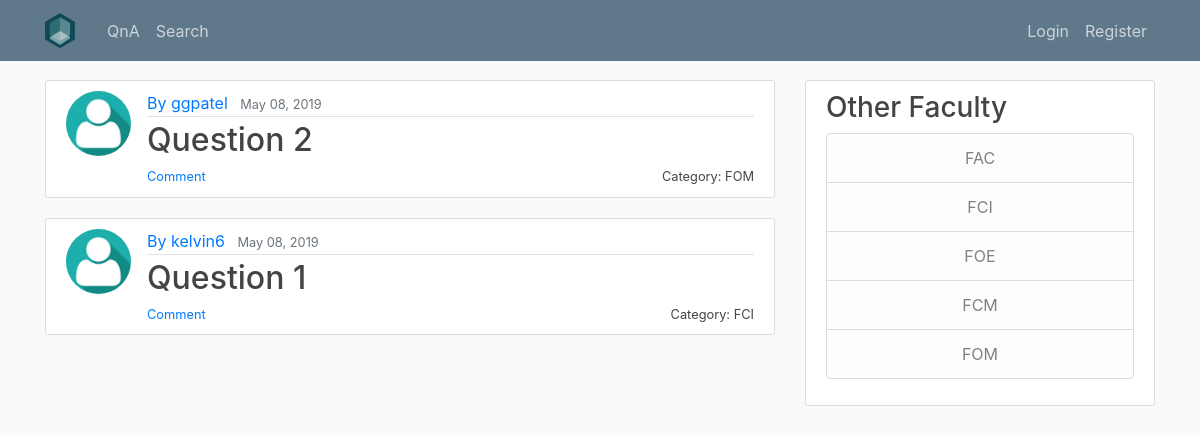
The page /QnA/ on the database as committed earlier.
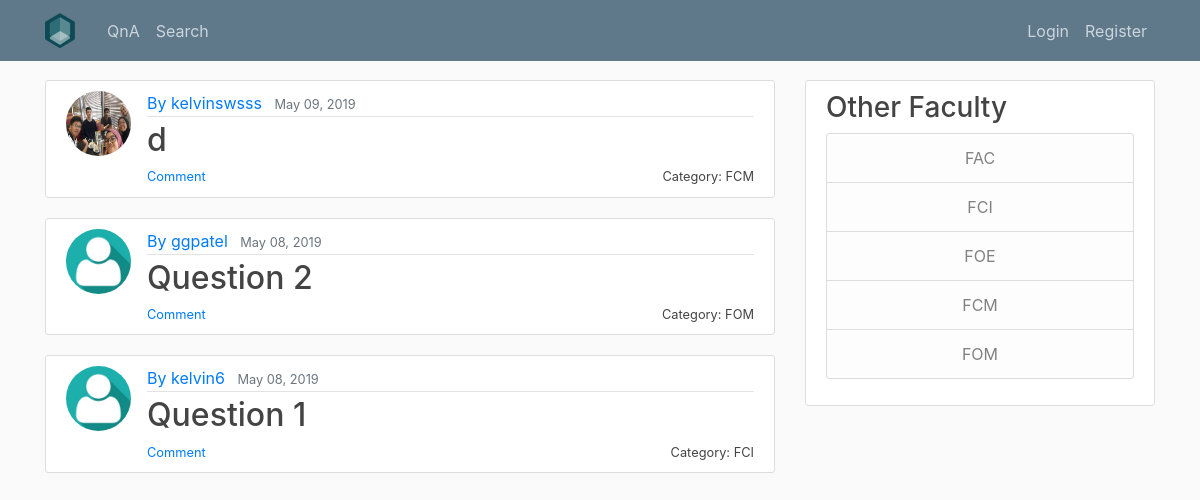
The same page on the database as committed later.
### QnA/models.py (models this page shows, shortened)
class question (models.Model):
    title = models.CharField(max_length=100) #use charfield to limit user input
    liked_by = models.ManyToManyField(User,related_name='liked_by_question',blank = True)
    like = models.IntegerField(default=0)
    slug = models.SlugField(max_length=100)
    content = models.TextField() #use TextField if there is no limit for the content
    date_published = models.DateTimeField(default=timezone.now) #auto-select the current time
    category = models.ForeignKey(category,on_delete=models.CASCADE)
    author = models.ForeignKey(User, on_delete=models.CASCADE) #if the user is deleted the question will be deleted

class category (models.Model):
    category = models.CharField(max_length=100)
    slug = models.SlugField(max_length=100,unique=True)
    def __str__(self):
        return self.category

### users/models.py (models this page shows, shortened)
class Profile(models.Model):
    user = models.OneToOneField(User, on_delete=models.CASCADE)
    image = models.ImageField(default="default.png", upload_to="profile_pics")

### QnA/views.py (the view)
# urls.py: path("QnA/", QuestionListView.as_view(), name="qna"),
class QuestionListView(ListView):
    model = question
    template_name = 'QnA/question.html'
    context_object_name = 'question'
    ordering = ['-date_published']
    paginate_by = 5

### QnA/templates/QnA/question.html (shortened to what this page needs)
{% extends "QnA/base.html" %}
{% load crispy_forms_tags %}
{% block content %}
	{% for question in question %}
		<article class="media content-section">
		  <img class="rounded-circle article-img" src="{{ question.author.profile.image.url }}">
		  <div class="media-body">
		    <div class="article-metadata">
		      <a class="mr-2" href="{% url 'user-profile' question.author.username %}" >By {{ question.author }}</a>
		      <small class="text-muted">{{ question.date_published|date:"F d, Y" }}</small>
		    </div>
				<h2><a class="article-title" style="display : inline" href="{% url 'question-detail' question.slug question.pk %}" >{{ question.title }}</a></h2>
				<small class="article-title" style="float: right" >Category: {{ question.category }}</small>
				<small class="article-title" style="float: left" ><a href="{% url 'question-detail' question.slug question.pk %}">Comment</a></small>
		  </div>
		</article>
	{% endfor %}
{% endblock %}

Rows that differ between the two databases and show on the page:
added question: author.profile.image (picture), author "kelvinswsss", date_published "May 09, 2019", title "d", category "FCM"
